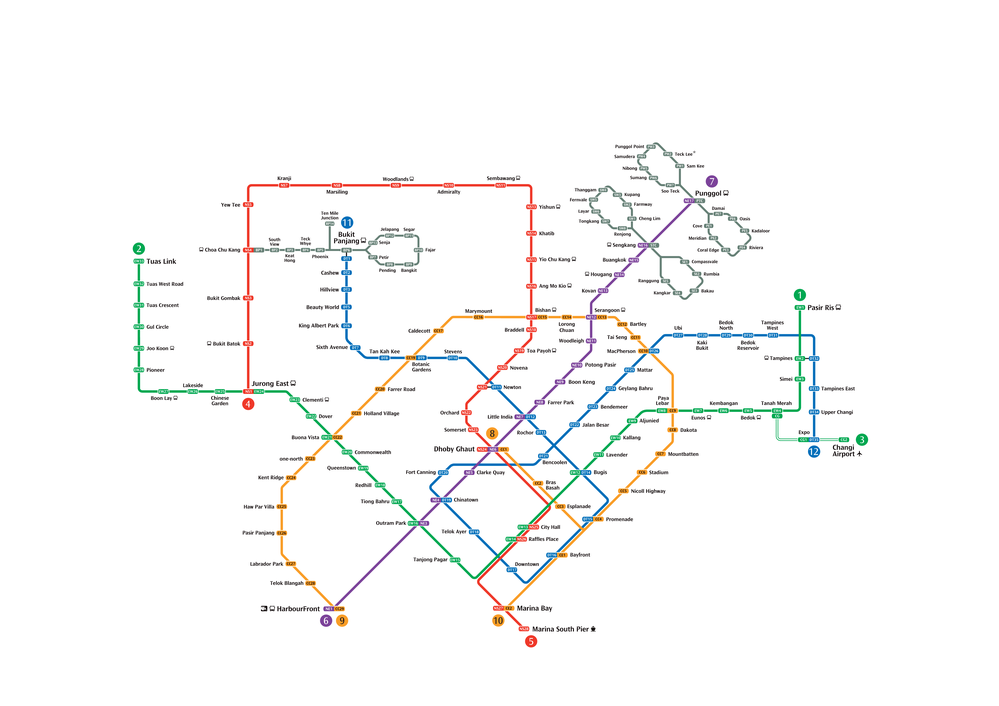
#> input picture mtd1_hough_trans/v1/mrt_clean.png, 999 x 706 px, shrunk from 6617 x 4678 before the run, found by its file name
$ python hough_extract_v2.py
#> lines starting #> are read from the running program, lines starting #| are printed output that depends on the picture; after the words box and inside, x2 and y2 are one past the last pixel; in counts of white or black regions, pixels touching at a corner belong together
import sys
import cv2 as cv
import numpy as np
import json


def main(argv):

    default_file = "mrt_clean.png"
    filename = argv[0] if len(argv) > 0 else default_file

    src = cv.imread(cv.samples.findFile(filename))
#> src is the input picture: shape (706, 999, 3); mean B, G, R 248.6, 249.1, 249.2
    if src is None:
        print("Error opening image!")
        print("Usage: extract_downtown_line.py [image_name -- default " + default_file + "]\n")
        return -1

    height, width = src.shape[:2]
#> height = 706; width = 999

    hsv = cv.cvtColor(src, cv.COLOR_BGR2HSV)
#> hsv: shape (706, 999, 3); mean H, S, V 4.7, 5.2, 251.2

    lower_green = np.array([50, 120, 120])
    upper_green = np.array([80, 255, 255])

    mask = cv.inRange(hsv, lower_green, upper_green)
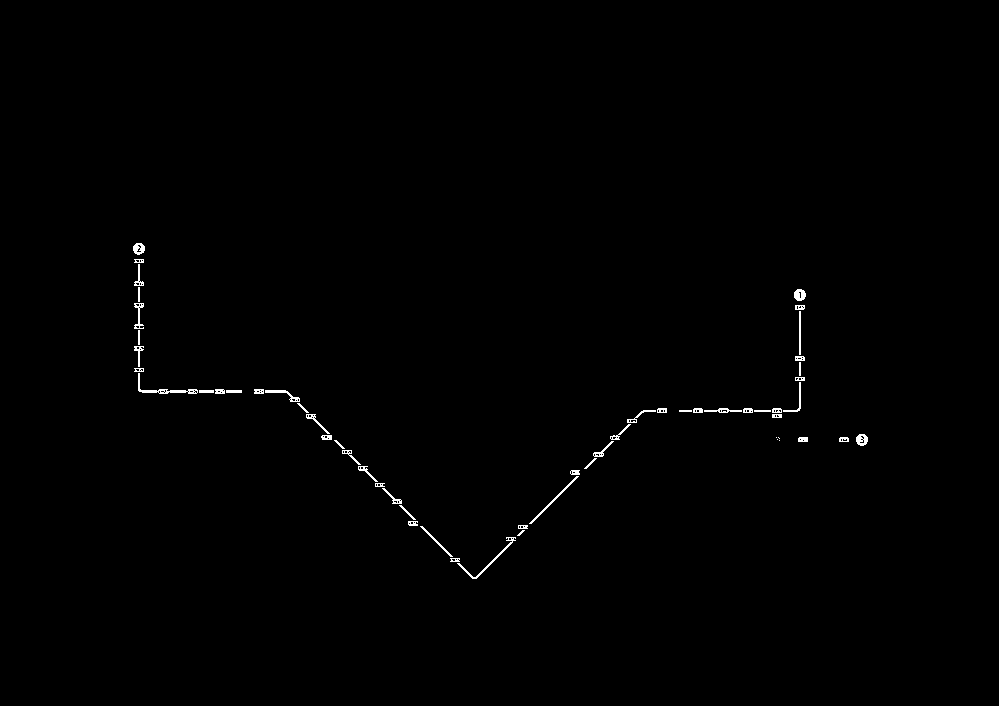
#> mask: shape (706, 999); 0.46% white in thin lines or dots, all inside (x1, y1, x2, y2) = (133, 243, 868, 579)
    edges = cv.Canny(mask, 50, 200, None, 3)
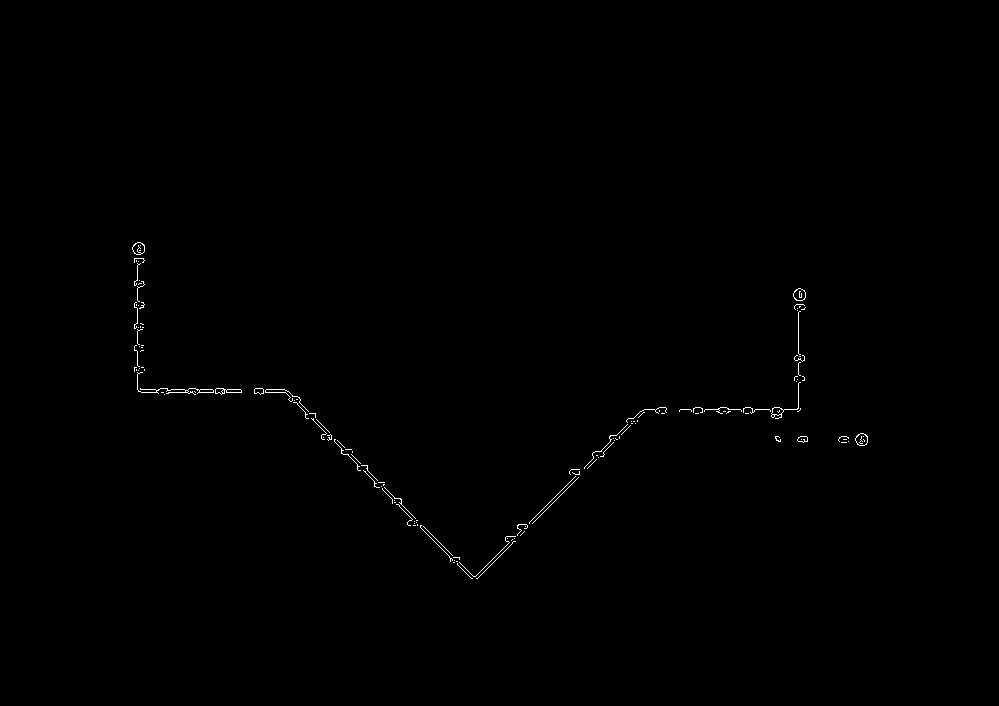
#> edges: shape (706, 999); 0.29% white in thin lines or dots, all inside (x1, y1, x2, y2) = (132, 242, 868, 579)

    result = np.copy(src)

    linesP = cv.HoughLinesP(
        edges,
        1,
        np.pi / 180,
        threshold=50,
        minLineLength=60,
        maxLineGap=15
    )
#> linesP = [[282, 389, 471, 578], [288, 391, 473, 576], [475, 576, 640, 411], [477, 578, 646, 409], [141, 392, 284, 392], [798, 411, 798, 288], [137, 389, 137, 242], [140, 389, 284, 389], [644, 409, 800, 409]]
    extracted = {
        "line_name": "Downtown Line",
        "image_width": width,
        "image_height": height,
        "segments": []
    }

    if linesP is not None:
        for seg in linesP:
            x1, y1, x2, y2 = seg[0]
            cv.line(result, (x1, y1), (x2, y2), (255, 0, 0), 3, cv.LINE_AA)
            extracted["segments"].append({
                "x1": int(x1),
                "y1": int(y1),
                "x2": int(x2),
                "y2": int(y2)
            })
#> this loop made 9 passes
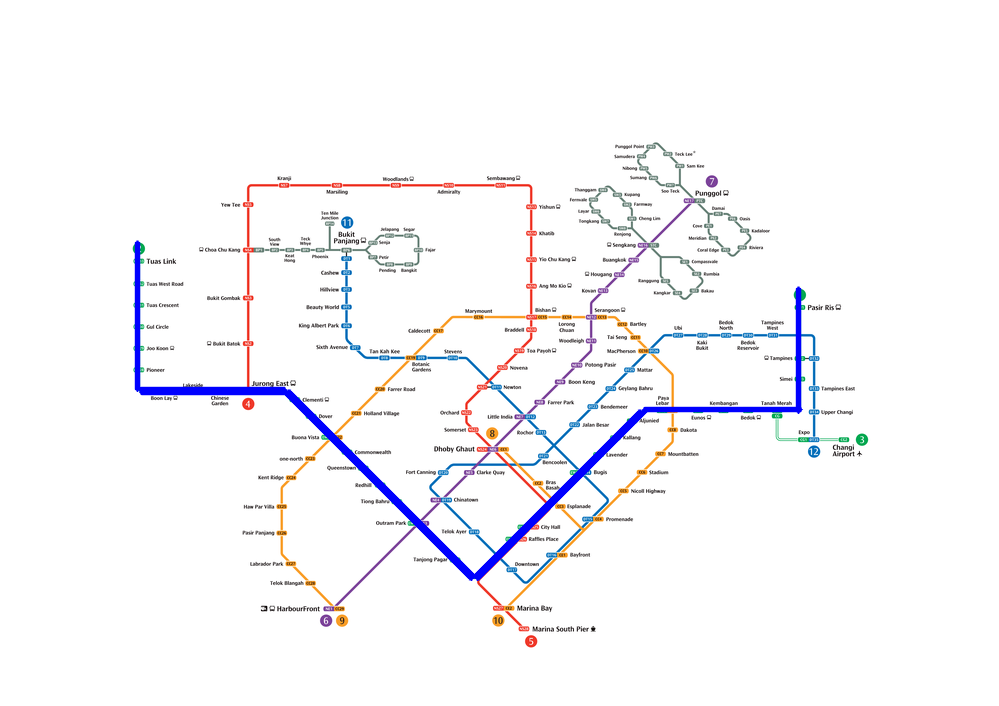
#> result: shape (706, 999, 3); 1.29% of pixels changed, all inside (x1, y1, x2, y2) = (134, 240, 804, 581)

    with open("ewl_v2.json", "w") as f:
        json.dump(extracted, f, indent=4)

    print("Saved extracted segments and image size to downtown_line.json")

    cv.imshow("Extracted Line", result)
    cv.waitKey()
    return 0


if __name__ == "__main__":
    main(sys.argv[1:])
